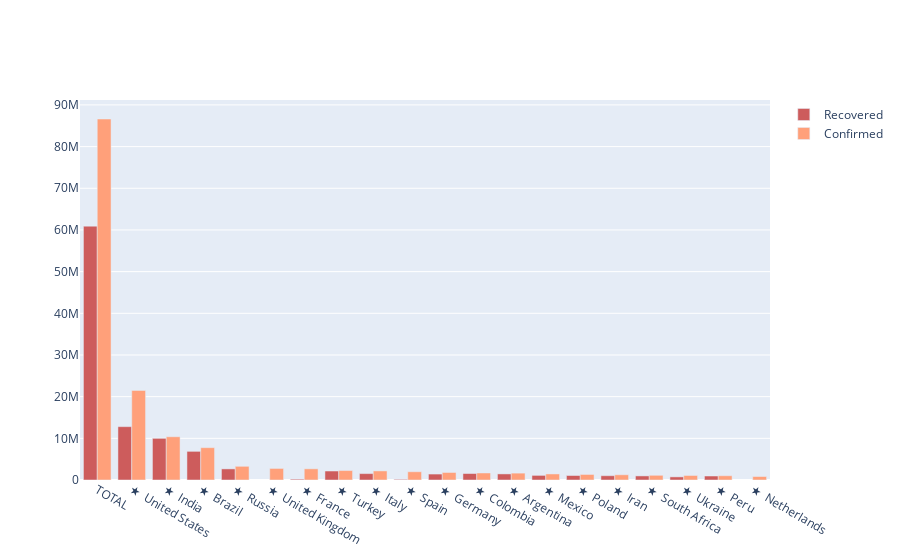

Write notebook code for a chart like this one.
### Markdown cell above
#### lets visualize the recovered cases based on total confirmed case

### Code cell
# lets visualize the recovered case based in relation to total confirmed case

import plotly.graph_objects as go


# for grouped barplot using recovered cases per country and total number of cases per country.

fig = go.Figure(data = [
go.Bar(
    x = world_df['Name'],
    y = world_df["Recovered"].head(20),
    name = "Recovered",
    marker_color = "indianred"
),
go.Bar(
    x = world_df['Name'],
    y = world_df['Confirmed'].head(20),
    name = 'Confirmed',
    marker_color = "lightsalmon"
)
])

# Here we modify the tickangle of the xaxis, resulting in rotated labels.
fig.update_layout(barmode='group')
fig.show()

### Figure 1 — Plotly figure (JSON) as saved in the notebook; plotly's stock layout.template omitted (floating-point values rounded to 4 significant figures; data arrays with more than 128 entries replaced by an {"elided": "..."} marker saying what was removed)
{"data": [{"marker": {"color": "indianred"}, "name": "Recovered", "type": "bar", "x": {"elided": "220 str values"}, "y": ["60915865", "12798281", "9996493", "6875230", "2662668", "Unknown", "197503", "2155338", "1536129", "150376", "1424700", "1552177", "1458083", "1105834", "1078892", "1029028", "980879", "747408", "960703", "Unknown"]}, {"marker": {"color": "lightsalmon"}, "name": "Confirmed", "type": "bar", "x": {"elided": "220 str values"}, "y": [86624909, 21497301, 10375477, 7756861, 3284384, 2774479, 2680239, 2270101, 2181619, 1982544, 1804286, 1686131, 1648940, 1455219, 1330543, 1255620, 1127759, 1083585, 1021058, 834064]}], "layout": {"autosize": true, "barmode": "group", "xaxis": {"autorange": true, "range": [-0.5, 19.5], "type": "category"}, "yaxis": {"autorange": true, "range": [0, 91180000.0], "type": "linear"}}}
